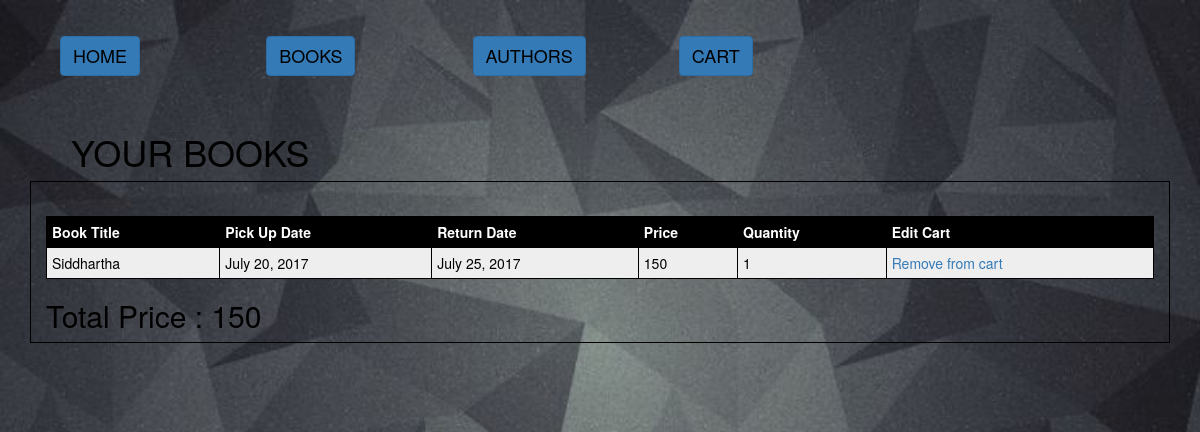
The app's page /cart/cartview/ (signed in) with its own data.
### cart/models.py (models this page shows)
class Cart(models.Model):
    book = models.ForeignKey('books.Book', on_delete=models.SET_NULL, null=True,)
    user = models.ForeignKey(User, on_delete=models.CASCADE, null=True,)
    order = models.ForeignKey('books.Order', on_delete=models.CASCADE, null=True, blank=True)
    quantity = models.IntegerField(help_text="Enter number of Copies" ,null=True, blank=True)
    issue_date = models.DateField(null=True, blank=True)
    return_date = models.DateField(null=True, blank=True)
    total_price = models.IntegerField(null=True, blank=True)

### books/models.py (models this page shows, shortened)
class Book(models.Model):
    title = models.CharField(max_length=200)
    author = models.ForeignKey('Author', on_delete=models.SET_NULL, null=True)
    isbn = models.CharField(
        'ISBN',
        max_length=13,
        help_text='13 Character <a href="https://www.isbn-international.org/content/what-isbn">ISBN number</a>',
        default=True
    )
    summary = models.TextField(max_length=10000, null=True, blank =True, help_text="Enter a brief description of the book")
    genre = models.ManyToManyField(Genre, help_text="Select a genre for this book")
    price = models.IntegerField(null=True, help_text="Enter Daily rental Price")
    count = models.IntegerField(null=True, help_text="Enter number of Copies")
    imprint = models.CharField(max_length=200, blank=True, null=True)
    LOAN_STATUS = (
        ('n', 'Not Available'),
        ('a', 'Available'),
    )
    status = models.CharField(max_length=1, choices=LOAN_STATUS, blank=True, default='d', help_text='Book availability')
    figure = models.ImageField(upload_to='images/',
                               blank=True,
                               null=True,
                               verbose_name=("Figure"))

### cart/views.py (the view)
@login_required
def view_cart(request):
    cart = Cart.objects.filter(user=request.user.id)
    total_amount=0
    for item in cart:
        total_amount= total_amount + item.total_price
    total_money = total_amount*100
    return render(request, "cart/cart_detail.html", {'product':cart, 'total_amount': total_amount, 'total_money': total_money, })

### cart/templates/cart/cart_detail.html (shortened to what this page needs)
{% extends "books/base.html" %}
{% block content %}
<div style="color: black; margin-left: 7%">
  <h1>YOUR BOOKS</h1>
</div>
<div class="container" style="color:black">
  <div class="col-md-12" style="    border: 1px solid;">
    <table style="width:100% ; margin-top: 3%">
      <tr>
        <th>Book Title</th>
        <th>Pick Up Date</th>
        <th>Return Date</th>
        <th>Price</th>
        <th>Quantity</th>
        <th>Edit Cart</th>
      </tr>
      {% for items in product %}
        <tr>
          <td>{{ items.book.title }}</td>
          <td>{{ items.issue_date }}</td>
          <td>{{ items.return_date }}</td>
          <td>{{ items.total_price }}</td>
          <td>{{ items.quantity }}</td>
          <td><a href="/cart/deletecart/{{items.id}}">Remove from cart</a></td>
        </tr>
       {% endfor %}
    </table>
    <div style="color: black">
      <h2> Total Price : {{total_amount}} </h2>
    </div>
  </div>
</div>
{% endblock %}

### static/css/style.css (style rules this page uses)
body { background: white url("images/greymatt.jpg") no-repeat ; background-size: cover; }

### cart/templates/cart/cart_detail.html (style rules this page uses)
table { width:100%; }
table, th, td { border: 1px solid black; border-collapse: collapse; }
th, td { padding: 5px; text-align: left; }
table tr:nth-child(even) { background-color: #eee; }
table tr:nth-child(odd) { background-color:#fff; }
table th { background-color: black; color: white; }

### records on screen
Cart: book "Siddhartha", issue_date "July 20, 2017", return_date "July 25, 2017", total_price "150", quantity "1"

### other values on screen
{{ total_amount }} "150"
